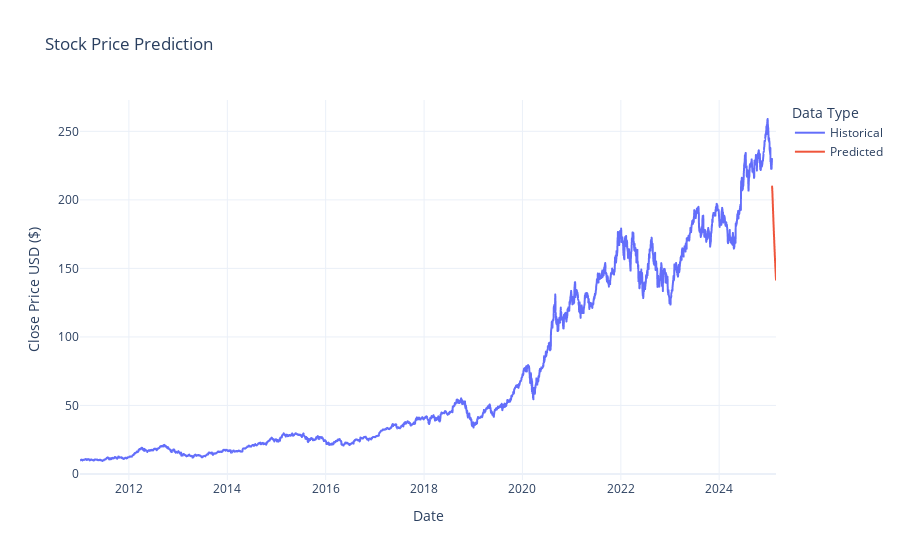

Notebook cell for this chart:
### Code cell
import plotly.express as px
import pandas as pd

# Prepare data for plotting
historical_df = data.reset_index()[['Date', 'Close']]
historical_df.columns = ['Date', 'Historical_Close']
future_df = future_df.rename(columns={'Predicted_Close': 'Predicted Close'})

# Combine historical and predicted data for easier plotting
historical_df['Type'] = 'Historical'
future_df['Type'] = 'Predicted'
combined_df = pd.concat([
    historical_df[['Date', 'Historical_Close']].rename(columns={'Historical_Close': 'Close'}),
    future_df[['Date', 'Predicted Close']].rename(columns={'Predicted Close': 'Close'})
])
combined_df['Type'] = ['Historical'] * len(historical_df) + ['Predicted'] * len(future_df)

# Plot the data using Plotly Express
fig = px.line(
    combined_df,
    x='Date',
    y='Close',
    color='Type',
    title='Stock Price Prediction',
    labels={'Close': 'Close Price USD ($)', 'Type': 'Data Type'},
)

fig.update_layout(
    xaxis_title='Date',
    yaxis_title='Close Price USD ($)',
    template='plotly_white'
)

# Show the plot
fig.show()

### Figure 1 — Plotly figure (JSON) as saved in the notebook; plotly's stock layout.template omitted (floating-point values rounded to 4 significant figures; data arrays with more than 128 entries replaced by an {"elided": "..."} marker saying what was removed)
{"data": [{"hovertemplate": "Data Type=Historical<br>Date=%{x}<br>Close Price USD ($)=%{y}<extra></extra>", "legendgroup": "Historical", "line": {"color": "#636efa", "dash": "solid"}, "marker": {"symbol": "circle"}, "mode": "lines", "name": "Historical", "showlegend": true, "type": "scattergl", "x": {"elided": "3538 str values"}, "xaxis": "x", "y": {"elided": "3538 float values"}, "yaxis": "y"}, {"hovertemplate": "Data Type=Predicted<br>Date=%{x}<br>Close Price USD ($)=%{y}<extra></extra>", "legendgroup": "Predicted", "line": {"color": "#EF553B", "dash": "solid"}, "marker": {"symbol": "circle"}, "mode": "lines", "name": "Predicted", "showlegend": true, "type": "scattergl", "x": ["2025-01-28T00:00:00", "2025-01-29T00:00:00", "2025-01-30T00:00:00", "2025-01-31T00:00:00", "2025-02-01T00:00:00", "2025-02-02T00:00:00", "2025-02-03T00:00:00", "2025-02-04T00:00:00", "2025-02-05T00:00:00", "2025-02-06T00:00:00", "2025-02-07T00:00:00", "2025-02-08T00:00:00", "2025-02-09T00:00:00", "2025-02-10T00:00:00", "2025-02-11T00:00:00", "2025-02-12T00:00:00", "2025-02-13T00:00:00", "2025-02-14T00:00:00", "2025-02-15T00:00:00", "2025-02-16T00:00:00", "2025-02-17T00:00:00", "2025-02-18T00:00:00", "2025-02-19T00:00:00", "2025-02-20T00:00:00", "2025-02-21T00:00:00", "2025-02-22T00:00:00", "2025-02-23T00:00:00", "2025-02-24T00:00:00", "2025-02-25T00:00:00", "2025-02-26T00:00:00"], "xaxis": "x", "y": [209.8, 207.9, 205.8, 203.5, 200.3, 198.1, 194.9, 192.7, 189.6, 187.4, 184.3, 182.2, 179.2, 177.0, 174.2, 172.0, 169.3, 167.2, 164.6, 162.5, 160.0, 158.0, 155.7, 153.7, 151.4, 149.5, 147.4, 145.6, 143.5, 141.7], "yaxis": "y"}], "layout": {"legend": {"title": {"text": "Data Type"}, "tracegroupgap": 0}, "title": {"text": "Stock Price Prediction"}, "xaxis": {"anchor": "y", "domain": [0, 1], "title": {"text": "Date"}}, "yaxis": {"anchor": "x", "domain": [0, 1], "title": {"text": "Close Price USD ($)"}}}}
